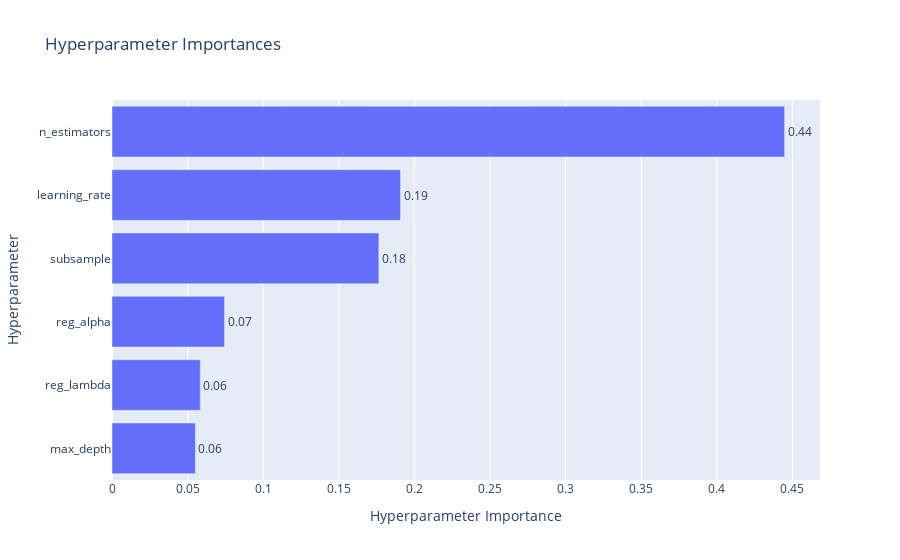

The code cell stored with this chart in its notebook:
### Code cell
# Plot parameter importances
plot_param_importances(study)

### Figure 1 — Plotly figure (JSON) as saved in the notebook; plotly's stock layout.template omitted (floating-point values rounded to 4 significant figures)
{"data": [{"cliponaxis": false, "hovertemplate": ["max_depth (IntDistribution): 0.05514646476171865<extra></extra>", "reg_lambda (FloatDistribution): 0.05837641061927509<extra></extra>", "reg_alpha (FloatDistribution): 0.07441132881076733<extra></extra>", "subsample (FloatDistribution): 0.1764661448869755<extra></extra>", "learning_rate (FloatDistribution): 0.19079819126884628<extra></extra>", "n_estimators (IntDistribution): 0.4448014596524172<extra></extra>"], "name": "Objective Value", "orientation": "h", "text": ["0.06", "0.06", "0.07", "0.18", "0.19", "0.44"], "textposition": "outside", "type": "bar", "x": [0.05515, 0.05838, 0.07441, 0.1765, 0.1908, 0.4448], "y": ["max_depth", "reg_lambda", "reg_alpha", "subsample", "learning_rate", "n_estimators"]}], "layout": {"title": {"text": "Hyperparameter Importances"}, "xaxis": {"title": {"text": "Hyperparameter Importance"}}, "yaxis": {"title": {"text": "Hyperparameter"}}}}
